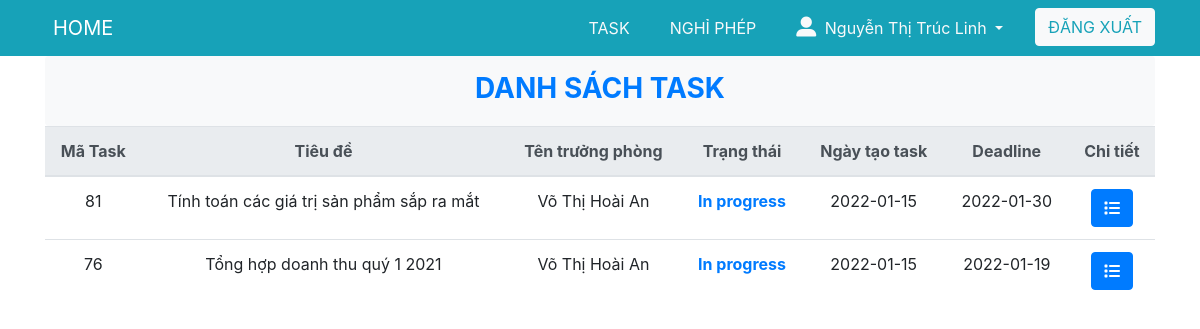
The app's page /Task/Employee/index-task.php (signed in) with its own data.
### tables this page shows
CREATE TABLE `Task` (
  `idTask` int(255) NOT NULL,
  `nameEmployee` varchar(255) NOT NULL,
  `statusTask` varchar(255) DEFAULT NULL,
  `idStatus` int(255) DEFAULT NULL,
  `idManager` int(255) NOT NULL,
  `idEmployee` int(255) NOT NULL,
  `nameManager` varchar(255) NOT NULL,
  `titleTask` text NOT NULL,
  `detailTask` text NOT NULL,
  `timeTask` varchar(255) DEFAULT NULL,
  `deadlineTask` varchar(255) NOT NULL,
  `idDepartment` varchar(255) NOT NULL,
  `messenger` text,
  `fileSend` varchar(255) DEFAULT NULL,
  `fileSubmit` varchar(255) DEFAULT NULL,
  `note` text,
  `dateTimeAuto` varchar(255) DEFAULT NULL,
  `rate` varchar(255) DEFAULT NULL,
  `dateDiff` varchar(255) DEFAULT NULL,
  `fileExtra` varchar(255) DEFAULT NULL
);

### www/Task/Employee/index-task.php (the view, shortened to what this page needs)
<?php
	$sql = "SELECT * FROM account where username = ?";
    $conn = connect_db();
    $stmt = $conn->prepare($sql);
    $stmt->bind_param("s", $_SESSION['user']);
	if (!$stmt->execute()) {
		return array(
			'code' => 2,
			'message' => 'An error occured: ' . $stmt->error,
		);
	}
	$result = $stmt->get_result();
    $data = $result->fetch_assoc();
?>
<!DOCTYPE html>
<html lang="en">
<head>
	<link rel="stylesheet" href="https://maxcdn.bootstrapcdn.com/bootstrap/4.5.2/css/bootstrap.min.css">
	<link rel="stylesheet" href="./style.css">
</head>
<body>
	<?php include '../../partial/header.php'?>
	<div class="container">
		<header class="text-center bg-light text-primary py-3 rounded">
			<h3 class="display-5 font-weight-bold mb-1 ">DANH SÁCH TASK</h3>
		</header>
		<table class="table ">
		<thead class="thead-light">
			<tr class="text-center">
				<th>Mã Task</th>
				<th>Tiêu đề</th>
				<th>Tên trưởng phòng</th>
				<th>Trạng thái</th>
				<th>Ngày tạo task</th>
				<th>Deadline</th>
				<th>Chi tiết</th>
			</tr>
		</thead>
		<?php
			$mapb = $data["MaPB"];
            $id = $data["id"];
			$sql = "SELECT * FROM Task where idDepartment = ? and idEmployee = ? ORDER BY idStatus ASC, timeTask DESC, idTask  DESC";
			$conn = connect_db();
			$stmt = $conn->prepare($sql);
			$stmt->bind_param("si", $mapb, $id);
			if (!$stmt->execute()) {
				return array(
					'code' => 2,
					'message' => 'An error occured: ' . $stmt->error,
				);
			}
			$result = $stmt->get_result();
			while ($data = $result->fetch_assoc()) {
				$idTask = $data['idTask'];
				$titleTask = $data['titleTask'];
				$nameManager = $data['nameManager'];
				$statusTask = $data['statusTask'];
				$timeTask = $data['timeTask'];
				$deadline = $data['deadlineTask'];
				$idStatus = $data['idStatus'];
		?>
		<tr class="text-center">
			<?php if($idStatus != 6){  ?>
				<td><?= $idTask ?></td>
				<td><?= $titleTask ?></td>
				<td><?= $nameManager ?></td>
				<?php if($idStatus == 2){
				?>
					<td class="text-primary font-weight-bold"><?= $statusTask ?></td>
				<?php }?>
				<td><?= $timeTask ?></td>
				<td><?= $deadline ?></td>
				<td class="text-center">
					<a href="details-task.php?id=<?= $idTask ?>" class="btn btn-primary"><i class="fas fa-list"></i></a>
				</td>
			<?php } ?>
		</tr>
		<?php
			}
		?>
	</table>
	</div>
</body>
</html>

### www/style.css (style rules this page uses)
body { min-height: 100vh; margin: 0; padding: 0; display: flex; flex-direction: column; }

### records on screen
task: idTask "81", titleTask "Tính toán các giá trị sản phẩm sắp ra mắt", nameManager "Võ Thị Hoài An", statusTask "In progress", timeTask "2022-01-15", deadlineTask "2022-01-30"
task: idTask "76", titleTask "Tổng hợp doanh thu quý 1 2021", nameManager "Võ Thị Hoài An", statusTask "In progress", timeTask "2022-01-15", deadlineTask "2022-01-19"

### other values on screen
$_SESSION['name'] "Nguyễn Thị Trúc Linh"
